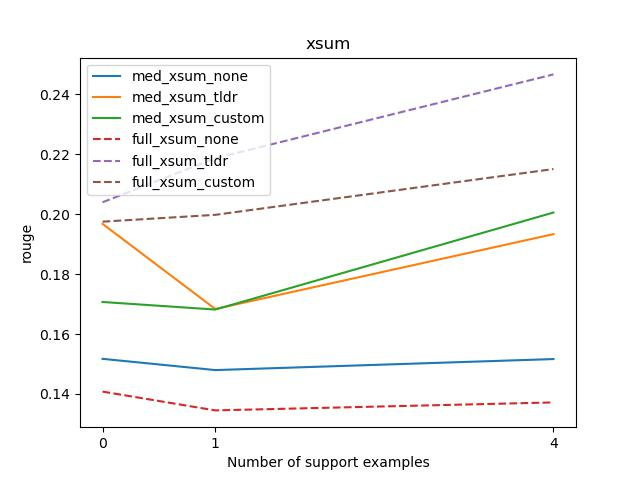

Write Python code to recreate this figure.
from cProfile import label
from multiprocessing.sharedctypes import Value
from typing import Dict, List, Optional, Tuple
import torch
import matplotlib.pyplot as plt
import matplotlib.ticker as mticker
import transformers
import numpy as np
import random

import argparse
from collections import defaultdict
import json
import os
from rouge_score import rouge_scorer
import tqdm

import utils

parser = argparse.ArgumentParser()
parser.add_argument('--task')
parser.add_argument('--model')
parser.add_argument('--dataset')
parser.add_argument('--k')
parser.add_argument('--prompt', default='qa')
parser.add_argument('--debug', action='store_true')
parser.add_argument('--repeats', default=1, type=int)
parser.add_argument('--device', default='cuda')
args = parser.parse_args()


DEVICE = torch.device(args.device)


def get_icl_prompts(
    support_inputs: List[str],
    support_labels: List[str],
    test_input: str,
    prompt_mode: str = 'qa') -> str:
    """
    Take a list of contexts and combine them into k-shot prompts.

    **Note**: Be sure to shuffle the support examples and labels 
      *together* (i.e. so the pairings of support input/label is preserved)
      before constructing the prompt. np.random.permutation may be helpful.

    Args:
      support_inputs: The k inputs used for in-context learning (k may be zero!)
      support_labels: The k labels used for in-context learning (k may be zero!)
      test_input: The input we are evaluating on
      prompt_mode: The task description mode we're using; 'none' means we're only using
        k-shot examples, 'tl;dr' means we're using the tl;dr prompt from the GPT-2 paper,
        etc.

    Returns:
      A string containing the complete input to the model.
    """
    # YOUR CODE HERE
    
    if len(support_inputs) == 0:
        if prompt_mode == 'qa':
            return test_input + ' In the'
        elif prompt_mode == 'none':
            return test_input
        elif prompt_mode == 'tldr':
            return test_input+' TL;DR:'
        else:
            return 'Context: '+test_input+' One sentence summary:'
    
    # shuffle while preserving the order
    c = list(zip(support_inputs, support_labels))
    random.shuffle(c)
    questions, answers = zip(*c)
    
    if prompt_mode == 'qa':
        # combine all the in-context examples to the prompt
        prompt = ' '.join([x + ' In the '+ y +'.' for x, y in zip(questions, answers)])
        
        # add the final question to the prompt without space at the end.
        prompt+=' '+test_input + ' In the'
        
    elif prompt_mode == 'none':
        prompt = ' '.join([questions[i] + ' ' + answers[i] for i in range(len(questions))])
        
        prompt += ' '+test_input
    
    elif prompt_mode == 'tldr':
        prompt = ' '.join(x+' TL;DR: '+y for x,y in zip(questions,answers))
        
        prompt+=' '+test_input+' TL;DR:'
            
    else: # custom prompt
        # I try annotating the context and one line summary explcitly
        prompt = ' '.join('Context: '+ x + ' One sentence summary: '+y for x,y in zip(questions,answers))
        
        prompt+=' Context: '+test_input+' One sentence summary:'
    

    return prompt


def get_performance_metric(predictions: List[str], targets: List[str], metric: str) -> float:
    if metric == 'rouge':
        scorer = rouge_scorer.RougeScorer(['rouge1'], use_stemmer=True)
        scores = []
        for p, t in zip(predictions, targets):
            score = scorer.score(p, t)['rouge1'].fmeasure
            scores.append(score)
        return sum(scores) / len(scores)
    elif metric == 'exact match':
        if isinstance(targets[0], str):
            return sum([p.strip() == t.strip() for p, t in zip(predictions, targets)]) / len(predictions)
        else:
            def _normalize(prediction):
                if prediction.endswith('Q'):
                    prediction = prediction[:-1]
                elif 'Q:' in prediction:
                    prediction = prediction[:prediction.index('Q:')]
                return prediction.strip('. ').lower()

            normalized = [_normalize(p) for p in predictions]
            def contains(key, candidates):
                for c in candidates:
                    if key in c:
                        return True
                return False

            return sum([contains(n, t) for n, t in zip(normalized, targets)]) / len(normalized)
    else:
        raise NotImplementedError()


def do_sample(model, input_ids, stop_tokens, max_tokens):
    """
    Sample from the model using the given input_ids as a prefix until we either
    hit the stop token or we have sampled max_tokens tokens.

    (Don't use model.generate; implement this yourself in a loop)

    Note: when calling the model here, be sure to wrap the call with
      torch.inferece_mode() to save memory!

    Args:
        model: A transformers.PreTrainedModel that we will sample from.
        input_ids: An integer tensor of shape [1, prefix_len]
        stop_tokens: A list of token ids that indicates that we should stop sampling (e.g., a period)
        max_tokens: Stop sampling if we've sampled this many tokens
    
    Returns:
        The sampled tokens (a python list of ints/zero-dim tensors), not including the input_ids prefix
          OR the stop token (if we hit the stop token before max_tokens)
    """
    # YOUR CODE HERE
    num_tokens = 0
    prefix = input_ids
    init_len = prefix.shape[-1]
    while num_tokens < max_tokens:
        num_tokens+=1
        
        with torch.inference_mode():
            out = model(prefix)
            out = out.logits[:,-1,:]
        
        assert out.shape[0] == 1
        out = out[0]
        idx = torch.argmax(out)
        
        if idx.item() in stop_tokens:
            break
        
        prefix = torch.cat((prefix,idx.view(1,1)),-1)
        
    return prefix.squeeze().tolist()[init_len:] 
    
    

def run_icl(models: List[str], datasets_: List[str], ks: List[int], prompt_modes: List[str], n_val: int = 125):
    results = {}
    for model_name in models:
        print(f'Loading model {model_name}...')
        model, tokenizer = utils.get_model_and_tokenizer(model_name, transformers.AutoModelForCausalLM)
        stop_tokens = utils.stop_tokens(tokenizer)
        model.to(DEVICE)

        for dataset in datasets_:
            print(f'Loading dataset {dataset}...')
            if args.debug:
                n_val = 1
            max_tokens = utils.max_sampled_tokens_for_dataset(dataset)
            train, val = utils.get_dataset(dataset, n_train=max(ks), n_val=n_val)
            for prompt_mode in prompt_modes:
                for k in ks:
                    print(f'Running in-context learning with {model_name} on {dataset} with k={k} and prompt_mode={prompt_mode}')
                    for repeat in range(args.repeats):
                        if repeat > 0:
                            print(f'Beginning repeat #{repeat}')
                        support_idxs = random.choices(range(len(train['x'])), k=k)
                        support_x = [train['x'][idx].replace('\n', ' ') for idx in support_idxs]
                        support_y = [train['simple_y'][idx].replace('\n', ' ') for idx in support_idxs]
                        targets = []
                        predictions = []
                        pbar = tqdm.tqdm(list(range(min(n_val, len(val['x'])))))
                        for row in pbar:
                            test_input = val['x'][row]
                            targets.append(val['y'][row])

                            # Ingredients you'll need:
                            #   get_icl_prompts() [which you implemented]
                            #   do_sample() [which you implemented]
                            #   tokenizer() (for encoding text into tokens) and tokenizer.decode() (for decoding tokens back into text)
                            #   See the documentation for the tokenizer encoder function here:
                            #   https://huggingface.co/docs/transformers/v4.23.1/en/main_classes/tokenizer#transformers.PreTrainedTokenizer.__call__
                            # Note that the tokenizer by default will give you results on the CPU, so you will need to move them to the
                            # proper device.
                            # YOUR CODE HERE
                            
                            prompt = get_icl_prompts(support_x,support_y,test_input,prompt_mode)
                            input_ids = tokenizer.encode(prompt,return_tensors='pt').to(DEVICE)
                            output_ids = do_sample(model,input_ids,stop_tokens,max_tokens)
                            #print(prompt_mode)
                            #print(prompt)
                            
                            #print(input_ids.shape)
                            #print(len(output_ids))
                            #print(max_tokens)
                            decoded_prediction =  tokenizer.decode(output_ids)[1:] # trimming the extra space at the beginning
                            #print(targets[row])
                            #print(decoded_prediction)

                            # END YOUR CODE

                            predictions.append(decoded_prediction)
                            metric = get_performance_metric(predictions, targets, utils.metric_for_dataset(dataset))
                            pbar.set_description(f'Eval: {metric:.04f}')
                        results['_'.join([model_name, dataset, str(k), prompt_mode])] = metric

                        print('Evaluation results:', results)
                        if not os.path.exists('results/icl'):
                            os.makedirs('results/icl')

                        for k_, v in results.items():
                            with open(f'results/icl/{k_}.json', 'w') as f:
                                json.dump({'metric': v}, f)
                        results = {}


def plot(models, dataset, ks, prompt_modes):
    data = defaultdict(lambda: defaultdict(list))
    symbols = ['solid', 'dashed', 'dotted', 'dashdot']

    x_vals = set()
    for model in models:
        symbol = symbols.pop(0)
        for prompt_mode in prompt_modes:
            for k in ks:
                fn = '_'.join([model, dataset, str(k), prompt_mode])
                id_ = '_'.join([model, dataset, prompt_mode])
                with open(f'results/icl/{fn}.json', 'r') as f:
                    score = json.load(f)['metric']
                    data[id_]['x'].append(k)
                    x_vals.add(k)
                    data[id_]['y'].append(score)
                    data[id_]['linestyle'] = symbol

    for k, v in data.items():
        plt.plot(v['x'], v['y'], label=k, linestyle=v['linestyle'])

    if max(x_vals) > 4:
        plt.xscale('symlog')

    ax = plt.gca()
    ax.xaxis.set_major_formatter(mticker.ScalarFormatter())
    ax.xaxis.set_ticks(v['x'])
    plt.legend()
    plt.title(dataset)
    plt.ylabel(utils.metric_for_dataset(dataset))
    plt.xlabel('Number of support examples')
    plt.savefig('icl.jpg')
    plt.show()


def run():
    ks = [int(k) for k in args.k.split(',')]
    if args.task == 'icl':
        run_icl(args.model.split(','), args.dataset.split(','), ks, args.prompt.split(','))
    elif args.task == 'plot':
        assert ',' not in args.dataset, "Only one dataset at a time for plotting"
        plot(args.model.split(','), args.dataset, ks, args.prompt.split(','))


if __name__ == '__main__':
    run()